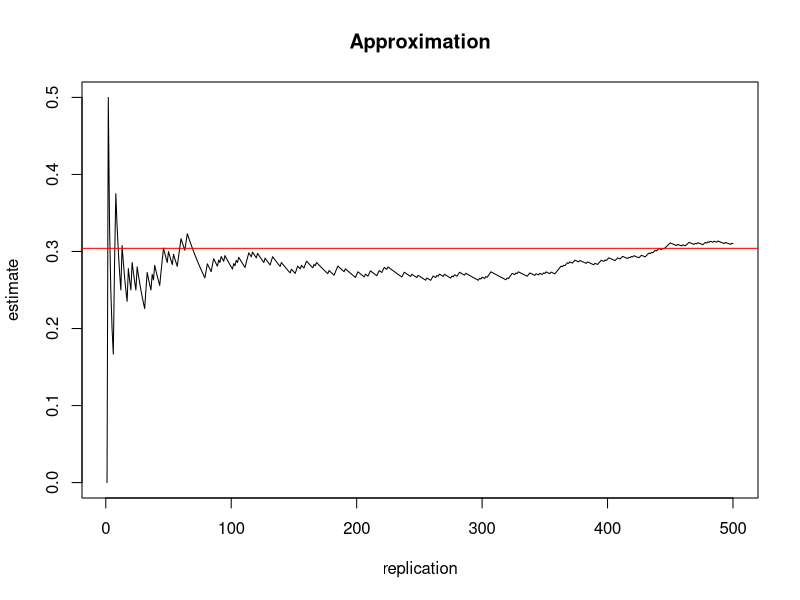

Source code (R):
## ---- chunk 1
roll <- function(nroll) {
  rolls <- sample(1:6, nroll, replace = T)
  low_count <- sum(rolls <= 3)
  odd_count <- sum(rolls %% 2 == 1)
  if ((low_count > nroll/2) && (odd_count > nroll/2)) {
    return(TRUE)
  }
  return(FALSE)
}
## ---- chunk 2
set.seed(1)
replicates <- replicate(500, roll(10000))
## ---- chunk 3
mean(replicates)
## ---- chunk 4
running_mean <- function(m) {
  mean(replicates[1:m])
}
running_mean(500)
## ---- chunk 5
running <- sapply(1:500, running_mean)
## ---- chunk 6
plot(1:500, running, type="l",
     xlab = "replication", ylab = "estimate", main = "Approximation")
p <- 1/4 + asin(1/3) / (2 * pi)
abline(p, 0, col="red")
